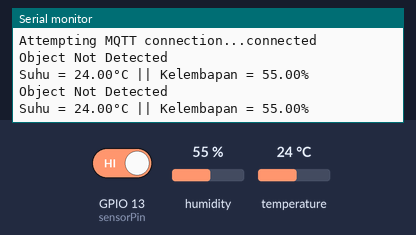
Bench run of a sketch on a simulated ESP32. Parts: the last lines printed to the serial monitor. The inputs (shaded band) are chosen by the test bench; at power-on: GPIO 13 (sensorPin) HIGH, humidity 55 %, temperature 24 °C. WiFi joins after 1.5 s; servers stay silent unless stated; random numbers use the default seed unless the sketch sets one; no MQTT or app messages arrive unless stated.

Above: at 6.3 s.
6.4 s: GPIO 13 (sensorPin) driven LOW
9.6 s: humidity set to 22 %
At 10.9 s:
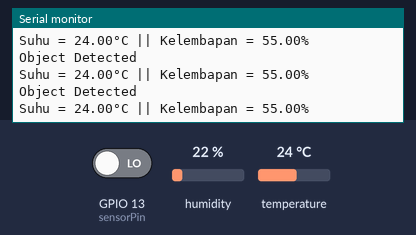
11.1 s: temperature set to 12 °C
At 12.5 s:
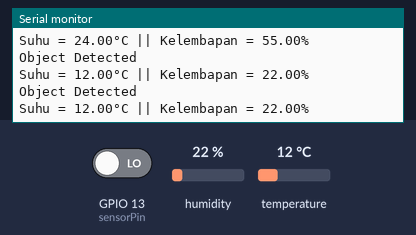
12.6 s: humidity set to 40 %
At 14.9 s:
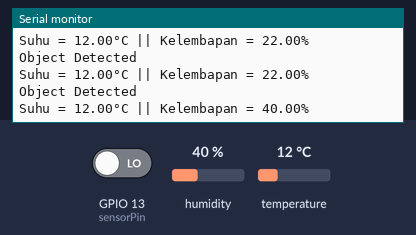
Timing chart, 0 to 15.1 s (numbered marks = the images above; inputs shaded):
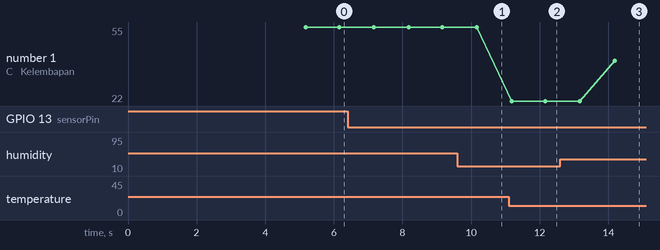

Measured:
- after the input at 11.1 s, the serial monitor: prints a new line after 0.08 s (image 2)
- after the input at 12.6 s, the serial monitor: prints a new line after 1.6 s (image 3)
- plotted number 1: 22 → 40 after the input at 12.6 s

The sketch:

mqtt_diffuse_dht11.ino
```cpp
#include <WiFi.h>
#include <PubSubClient.h>
#include "DHT.h"
#define DHT11PIN 33

const int sensorPin = 13;
int sensorState = 0;
DHT dht(DHT11PIN, DHT11);

char str_hum_data[10];
char str_temp_data[10];

const char* ssid = "yourSSID";
const char* password = "yourPASSWORD";
const char* mqtt_server = "broker.hivemq.com";

WiFiClient espClient;
PubSubClient client(espClient);
long lastMsg = 0;

void setup_wifi() {
   delay(100);
  // We start by connecting to a WiFi network
    Serial.print("Connecting to ");
    Serial.println(ssid);
    WiFi.begin(ssid, password);
    while (WiFi.status() != WL_CONNECTED)
    {
      delay(5000);
      Serial.print(".");
    }
  randomSeed(micros());
  Serial.println("");
  Serial.println("WiFi connected");
  Serial.println("IP address: ");
  Serial.println(WiFi.localIP());
}

void callback(char* topic, byte* payload, unsigned int length)
{

} //end callback

void reconnect() {
  // Loop until we're reconnected
  while (!client.connected())
  {
    Serial.print("Attempting MQTT connection...");
    // Create a random client ID
    String clientId = "ESP32Client-";
    clientId += String(random(0xffff), HEX);
    // Attempt to connect
    //if you MQTT broker has clientID,username and password
    //please change following line to    if (client.connect(clientId,userName,passWord))
    if (client.connect(clientId.c_str()))
    {
      Serial.println("connected");
     //once connected to MQTT broker, subscribe command if any
      client.subscribe("ali/fainur");
    } else {
      Serial.print("failed, rc=");
      Serial.print(client.state());
      Serial.println(" try again in 5 seconds");
      // Wait 5 seconds before retrying
      delay(5000);
    }
  }
} //end reconnect()

void setup() {
  Serial.begin(115200);
  setup_wifi();
  client.setServer(mqtt_server, 1883);
  client.setCallback(callback);
  pinMode(sensorPin,INPUT);
  dht.begin();
}

void loop() {
  if (!client.connected()) {
    reconnect();
  }
  client.loop();
  long now = millis();
  // hantar data setiap 1 saat
  if (now - lastMsg > 1000) {
     lastMsg = now;
     sensorState=digitalRead(sensorPin);
     if(sensorState == LOW)
     {
       Serial.println("Object Detected");
       //publish sensor data to MQTT broker
      client.publish("ali/fainur/sensor", "Object Detected");
       }
     else
     {
       Serial.println("Object Not Detected");
       //publish sensor data to MQTT broker
      client.publish("ali/fainur/sensor", "Object Not Detected");
     }
      float hum_data = dht.readHumidity();
      dtostrf(hum_data, 4, 2, str_hum_data);
      float temp_data = dht.readTemperature();
      dtostrf(temp_data, 4, 2, str_temp_data);
      Serial.print("Suhu = ");
      Serial.print(str_temp_data);
      Serial.print("°C");
      client.publish("ali/fainur/temp", str_temp_data);
      Serial.print(" || ");
      Serial.print("Kelembapan = ");
      Serial.print(str_hum_data);
      Serial.println("%");
      client.publish("ali/fainur/hum", str_hum_data);
    }

}
```
